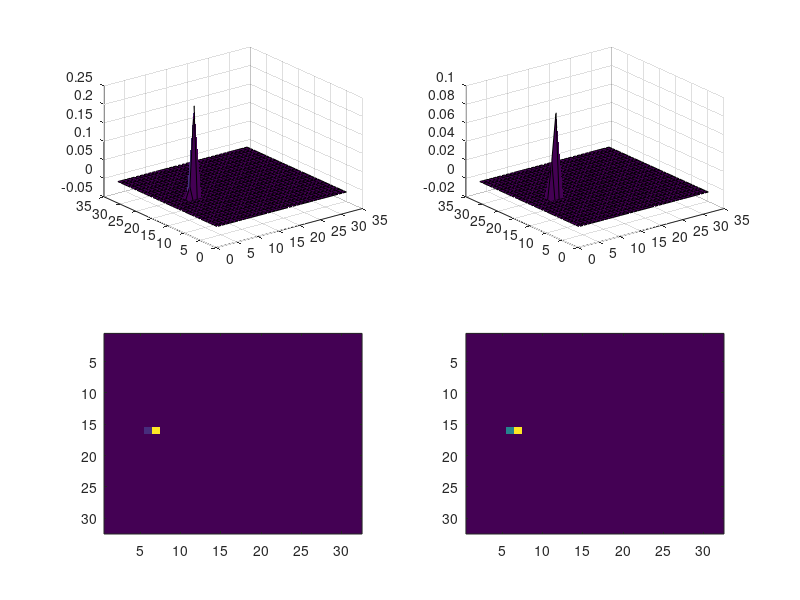

Write MATLAB code to recreate this figure.

sigma=0.5;
zeta=100;
theta=0:0.25*pi:pi;
% theta=0;
center(1)=16;
center(2)=16;

W=1/(2*pi*sigma*sigma);



for i=1:32
for j=1:32
   
    pixel = [i,j];
  pixel_tr=[i*cos(theta)+j*sin(theta),-i*sin(theta)+j*cos(theta)];

%     pixel_tr=[(i-center(1))*sin(theta)-(j-center(2))*cos(theta),i*cos(theta)+j*sin(theta)];
    
%     D=( (pixel_tr(1))^2 + (pixel_tr(2))^2 )/(sigma*sigma);
    D=( (pixel_tr(1)-center(1))^2 + (pixel_tr(2)-center(2))^2 )/(sigma*sigma);
    E=exp(-pi*D);
    C1= cos(zeta*(i+j));
    C2= sin(zeta*(i+j));
%     C=exp(0:+ (zeta*(i+j)));
    G1(i,j)=W*E*C1;
    G2(i,j)=W*E*C2;
    
    
    
end
end

figure(1)
subplot(2,2,1)
title('Gabor')
surf(G1)
subplot(2,2,3)
imagesc(G1)

figure(1)
subplot(2,2,2)
title('Gabor')
surf(G2)
subplot(2,2,4)
imagesc(G2)

